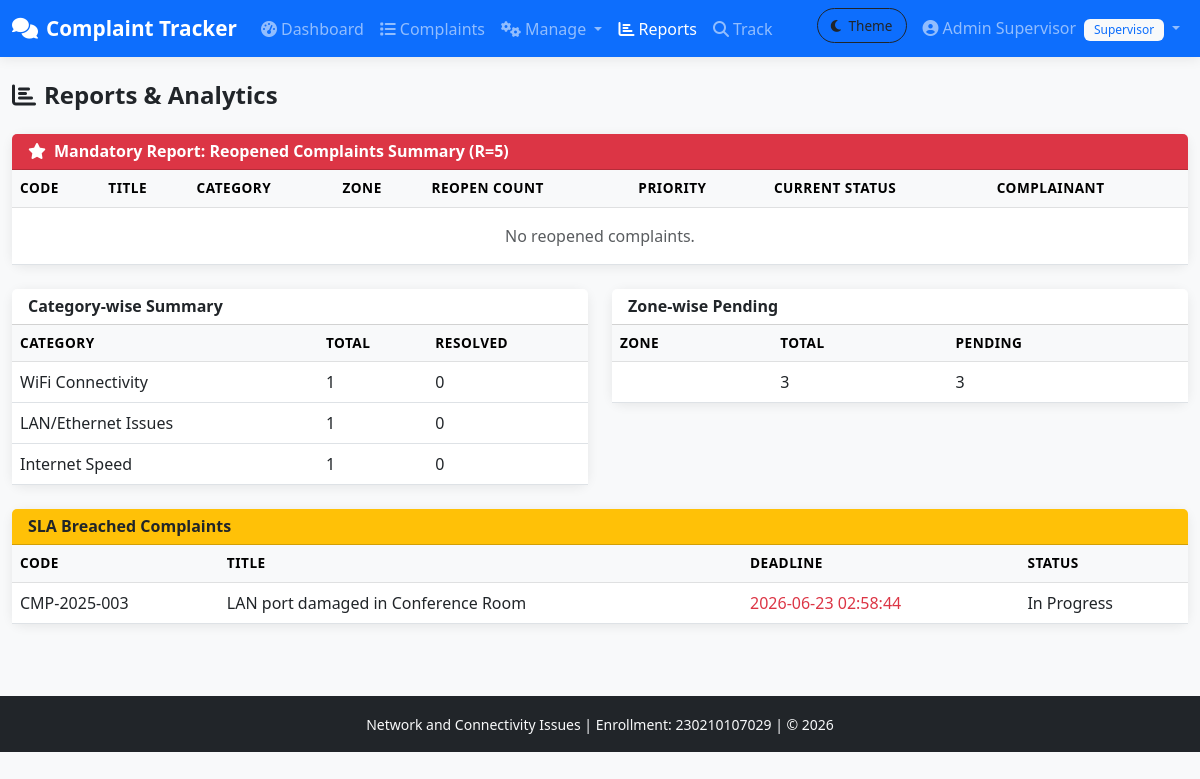
/reports.php (signed in), run on the app's committed database.
### tables this page shows
CREATE TABLE complaints (
    complaint_id INT AUTO_INCREMENT PRIMARY KEY,
    complaint_code VARCHAR(20) NOT NULL UNIQUE,
    title VARCHAR(200) NOT NULL,
    description TEXT NOT NULL,
    category_id INT NOT NULL,
    zone_id INT NOT NULL,
    sector_id INT NOT NULL,
    spot_id INT NOT NULL,
    exact_location VARCHAR(255),
    priority ENUM('Low','Medium','High','Critical') DEFAULT 'Medium',
    current_status_id INT DEFAULT 1,
    complainant_id INT NOT NULL,
    assigned_staff_id INT DEFAULT NULL,
    complaint_date DATETIME DEFAULT CURRENT_TIMESTAMP,
    initial_response_deadline DATETIME,
    resolution_deadline DATETIME,
    resolved_at DATETIME DEFAULT NULL,
    closed_at DATETIME DEFAULT NULL,
    is_repeated_flag TINYINT(1) DEFAULT 0,
    reopen_count INT DEFAULT 0,
    created_at TIMESTAMP DEFAULT CURRENT_TIMESTAMP,
    updated_at TIMESTAMP DEFAULT CURRENT_TIMESTAMP ON UPDATE CURRENT_TIMESTAMP,
    FOREIGN KEY (category_id) REFERENCES complaint_categories(category_id),
    FOREIGN KEY (zone_id) REFERENCES zones(zone_id),
    FOREIGN KEY (sector_id) REFERENCES sectors(sector_id),
    FOREIGN KEY (spot_id) REFERENCES spots(spot_id),
    FOREIGN KEY (current_status_id) REFERENCES status_master(status_id),
    FOREIGN KEY (complainant_id) REFERENCES users(user_id),
    FOREIGN KEY (assigned_staff_id) REFERENCES users(user_id)
);

CREATE TABLE status_master (
    status_id INT AUTO_INCREMENT PRIMARY KEY,
    status_name VARCHAR(50) NOT NULL UNIQUE
);

### reports.php (the view, shortened to what this page needs)
<?php
require_once 'config/db.php';
$reopened = $conn->query("SELECT c.complaint_code, c.title, cc.category_name, z.zone_name, c.reopen_count, c.priority, s.status_name, u.full_name as complainant FROM complaints c JOIN complaint_categories cc ON c.category_id=cc.category_id JOIN zones z ON c.zone_id=z.zone_id JOIN status_master s ON c.current_status_id=s.status_id JOIN users u ON c.complainant_id=u.user_id WHERE c.reopen_count > 0 ORDER BY c.reopen_count DESC")->fetchAll();
$byCategory = $conn->query("SELECT cc.category_name, COUNT(*) as total, SUM(CASE WHEN c.current_status_id IN (5,6) THEN 1 ELSE 0 END) as resolved FROM complaints c JOIN complaint_categories cc ON c.category_id=cc.category_id GROUP BY cc.category_id")->fetchAll();
$byZone = $conn->query("SELECT z.zone_name, COUNT(*) as total, SUM(CASE WHEN c.current_status_id NOT IN (5,6) THEN 1 ELSE 0 END) as pending FROM complaints c JOIN zones z ON c.zone_id=z.zone_id GROUP BY z.zone_id")->fetchAll();
$slaBreached = $conn->query("SELECT c.complaint_code, c.title, c.resolution_deadline, s.status_name FROM complaints c JOIN status_master s ON c.current_status_id=s.status_id WHERE c.resolution_deadline < NOW() AND c.current_status_id NOT IN (5,6)")->fetchAll();
?>
<!DOCTYPE html>
<html lang="en">
<head>
    <link href="https://cdn.jsdelivr.net/npm/bootstrap@5.3.0/dist/css/bootstrap.min.css" rel="stylesheet">
    <link href="https://cdnjs.cloudflare.com/ajax/libs/font-awesome/6.4.0/css/all.min.css" rel="stylesheet">
    <link href="assets/css/style.css" rel="stylesheet">
</head>
<body class="bg-light">
<?php include 'includes/navbar.php'; ?>
<div class="container-fluid py-4">
    <h4 class="fw-bold mb-4"><i class="fas fa-chart-bar me-2"></i>Reports & Analytics</h4>
    <div class="card border-0 shadow-sm mb-4">
        <div class="card-header bg-danger text-white"><h6 class="fw-bold mb-0"><i class="fas fa-star me-2"></i>Mandatory Report: Reopened Complaints Summary (R=5)</h6></div>
        <div class="card-body p-0">
            <div class="table-responsive">
                <table class="table table-hover mb-0">
                    <thead class="table-light"><tr><th>Code</th><th>Title</th><th>Category</th><th>Zone</th><th>Reopen Count</th><th>Priority</th><th>Current Status</th><th>Complainant</th></tr></thead>
                    <tbody>
                    <?php if (empty($reopened)): ?><tr><td colspan="8" class="text-center text-muted py-3">No reopened complaints.</td></tr><?php endif; ?>
                    </tbody>
                </table>
            </div>
        </div>
    </div>
    <div class="row">
        <div class="col-md-6">
            <div class="card border-0 shadow-sm mb-4">
                <div class="card-header bg-white"><h6 class="fw-bold mb-0">Category-wise Summary</h6></div>
                <div class="card-body p-0">
                    <table class="table mb-0"><thead class="table-light"><tr><th>Category</th><th>Total</th><th>Resolved</th></tr></thead><tbody>
                    <?php foreach ($byCategory as $c): ?><tr><td><?= $c['category_name'] ?></td><td><?= $c['total'] ?></td><td><?= $c['resolved'] ?></td></tr><?php endforeach; ?>
                    </tbody></table>
                </div>
            </div>
        </div>
        <div class="col-md-6">
            <div class="card border-0 shadow-sm mb-4">
                <div class="card-header bg-white"><h6 class="fw-bold mb-0">Zone-wise Pending</h6></div>
                <div class="card-body p-0">
                    <table class="table mb-0"><thead class="table-light"><tr><th>Zone</th><th>Total</th><th>Pending</th></tr></thead><tbody>
                    <?php foreach ($byZone as $z): ?><tr><td></td><td><?= $z['total'] ?></td><td><?= $z['pending'] ?></td></tr><?php endforeach; ?>
                    </tbody></table>
                </div>
            </div>
        </div>
    </div>
    <div class="card border-0 shadow-sm">
        <div class="card-header bg-warning"><h6 class="fw-bold mb-0">SLA Breached Complaints</h6></div>
        <div class="card-body p-0">
            <table class="table mb-0"><thead class="table-light"><tr><th>Code</th><th>Title</th><th>Deadline</th><th>Status</th></tr></thead><tbody>
            <?php foreach ($slaBreached as $s): ?><tr><td><?= $s['complaint_code'] ?></td><td><?= $s['title'] ?></td><td class="text-danger"><?= $s['resolution_deadline'] ?></td><td><?= $s['status_name'] ?></td></tr><?php endforeach; ?>
            </tbody></table>
        </div>
    </div>
</div>
<?php include 'includes/footer.php'; ?>
</body></html>

### assets/css/style.css (style rules this page uses)
:root { --app-bg: #f5f7fa; --page-bg: #f5f7fa; --card-bg: #ffffff; --card-border: rgba(0,0,0,0.08); --text-color: #212529; --secondary-bg: #f8f9fa; --navbar-bg: #0d6efd; --navbar-text: #ffffff; --dropdown-bg: #ffffff; --table-border: #dee2e6; --alert-border: rgba(0,0,0,0.08); }
body { font-family: 'Segoe UI', Tahoma, Geneva, Verdana, sans-serif; background-color: var(--page-bg); color: var(--text-color); }
.card { border-radius: 12px; transition: transform 0.2s; }
.table th { font-weight: 600; font-size: 0.85rem; text-transform: uppercase; letter-spacing: 0.5px; }
.shadow-sm { box-shadow: 0 2px 12px rgba(0,0,0,0.08) !important; }

### data on the page
complaints: complaint_code "CMP-2025-003", title "LAN port damaged in Conference Room", resolution_deadline "2026-06-23 02:58:44", current_status.status_name "In Progress"

### other printed values
$_SESSION['full_name'] "Admin Supervisor"
$_SESSION['role_name'] "Supervisor"
$c['category_name'] "WiFi Connectivity"
$c['total'] "1"
$c['resolved'] "0"
$c['category_name'] "LAN/Ethernet Issues"
$c['category_name'] "Internet Speed"
$z['total'] "3"
$z['pending'] "3"
